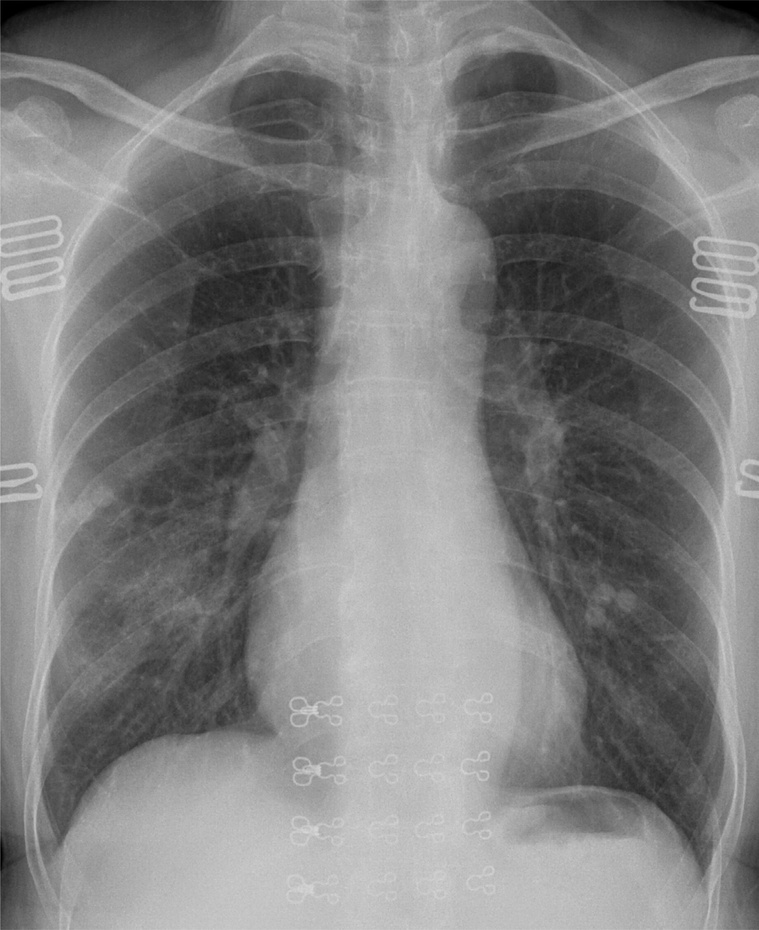
%> input picture Lab3 Enhancement/chest.jpg, 759 x 930 px, shrunk from 3342 x 4095 before the run
$ octave enhancement.m   (GNU Octave 9; MATLAB toolbox functions it lacks are replaced by stand-ins)
%> lines starting %> are read from the running program, lines starting %| are printed output that depends on the picture
I = rgb2gray(imread('chest.jpg'));
%> I: size 930x759 uint8; min 0, max 215, mean 126.3

J1 = imadjust(I, [20/255 130/255], [0.0 1.0]); %
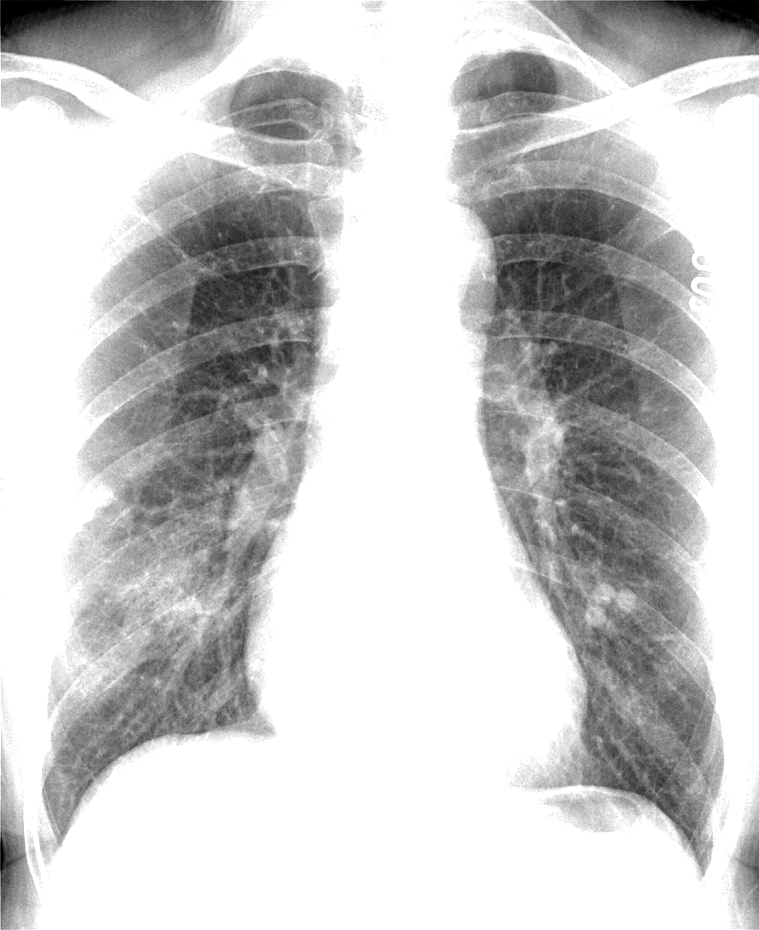
%> J1: size 930x759 uint8; min 0, max 255, mean 203.1
J2 = imadjust(I,stretchlim(I),[]);
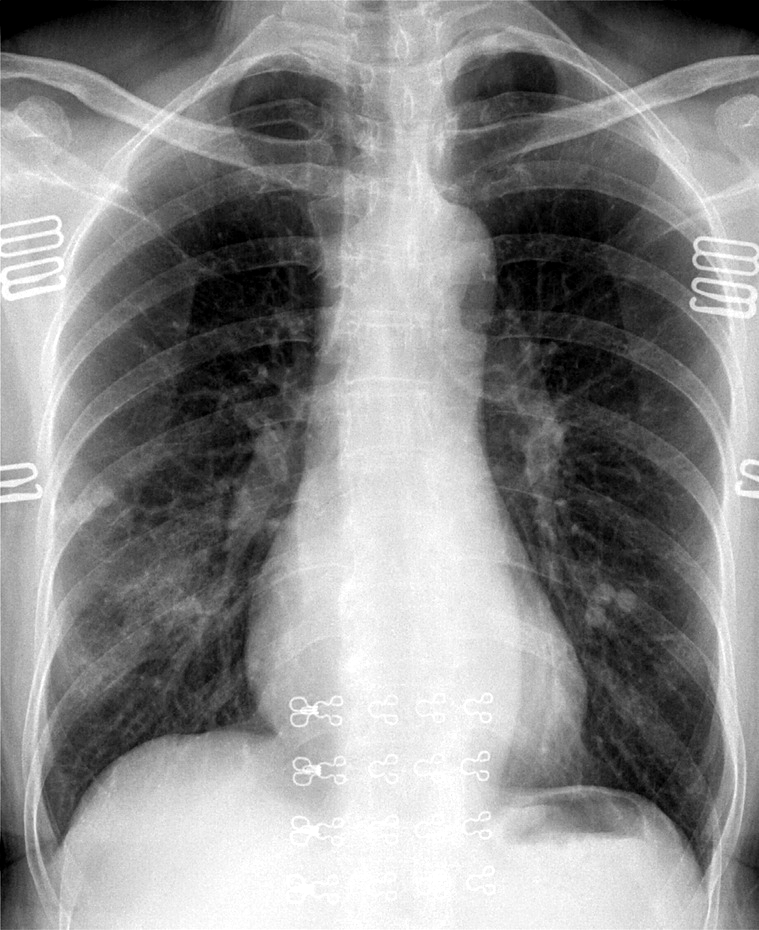
%> J2: size 930x759 uint8; min 0, max 255, mean 138.8

J3 = histeq(I); %
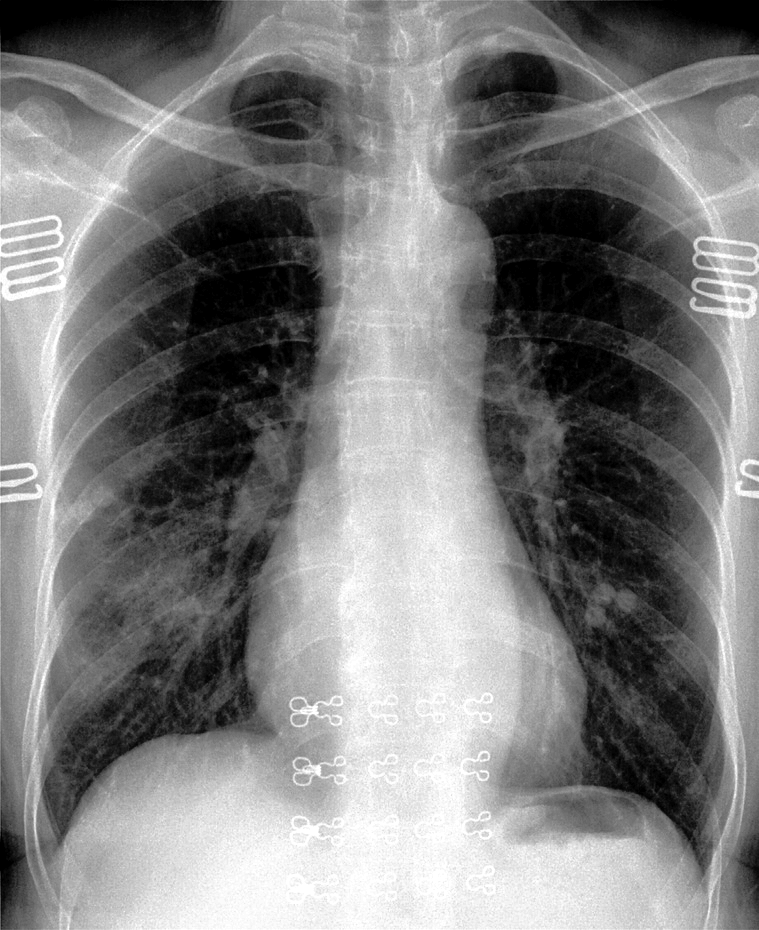
%> J3: size 930x759 uint8; min 0, max 255, mean 126.3

J4 = adapthisteq(I);
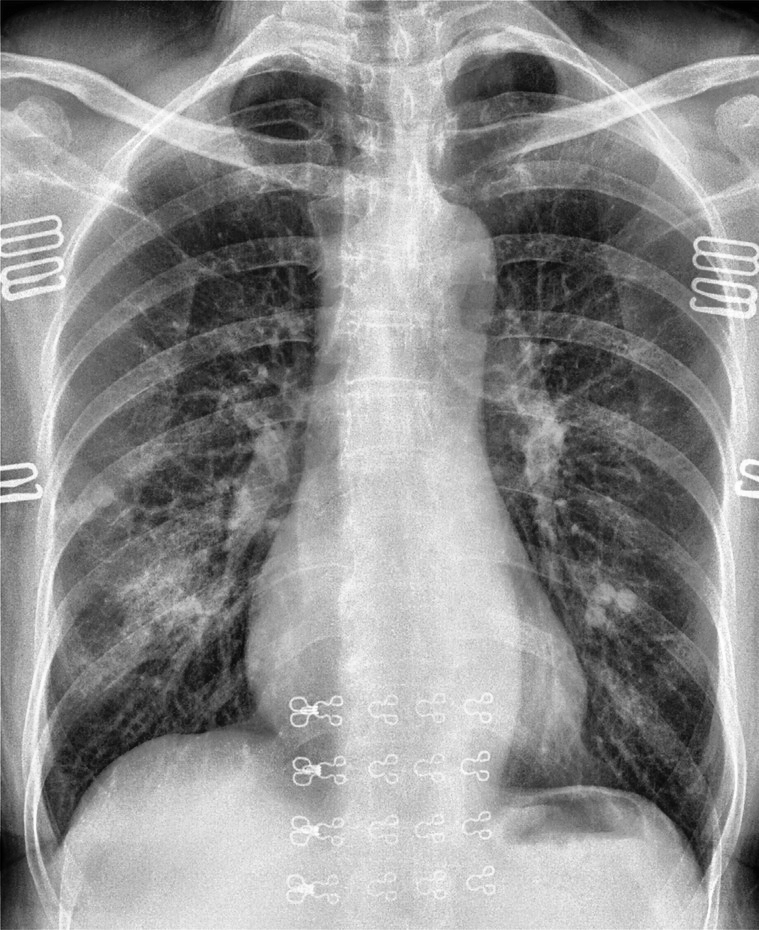
%> J4: size 930x759 uint8; min 0, max 255, mean 141.9

J5 = adapthisteq(I, "ClipLimit", 0.07); %
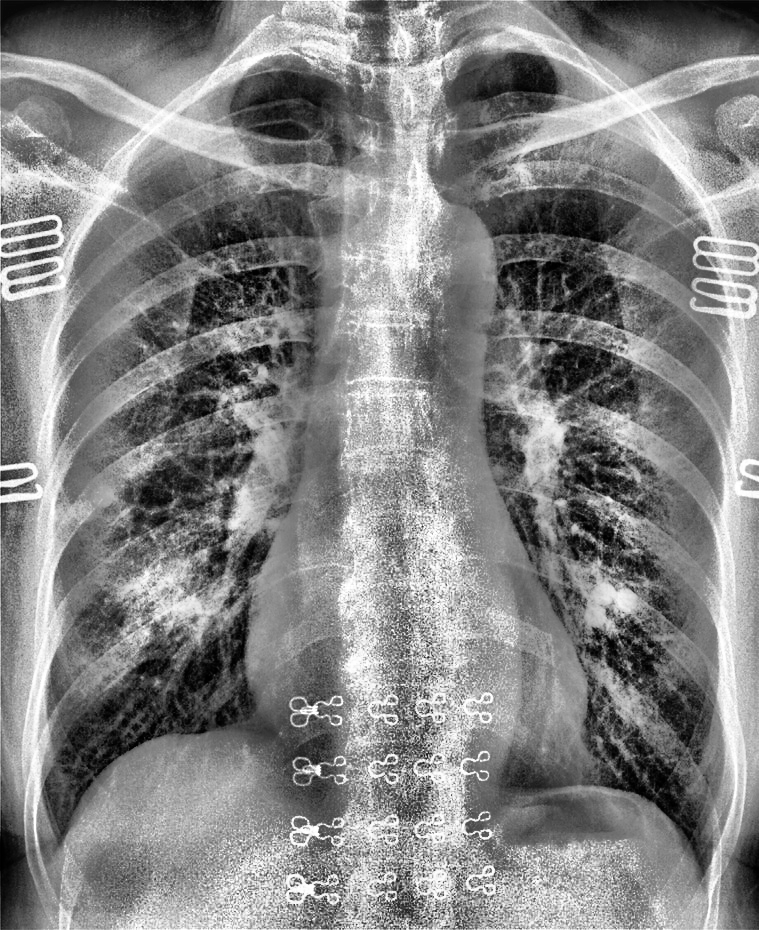
%> J5: size 930x759 uint8; min 0, max 255, mean 131.4

imshow(J5)
